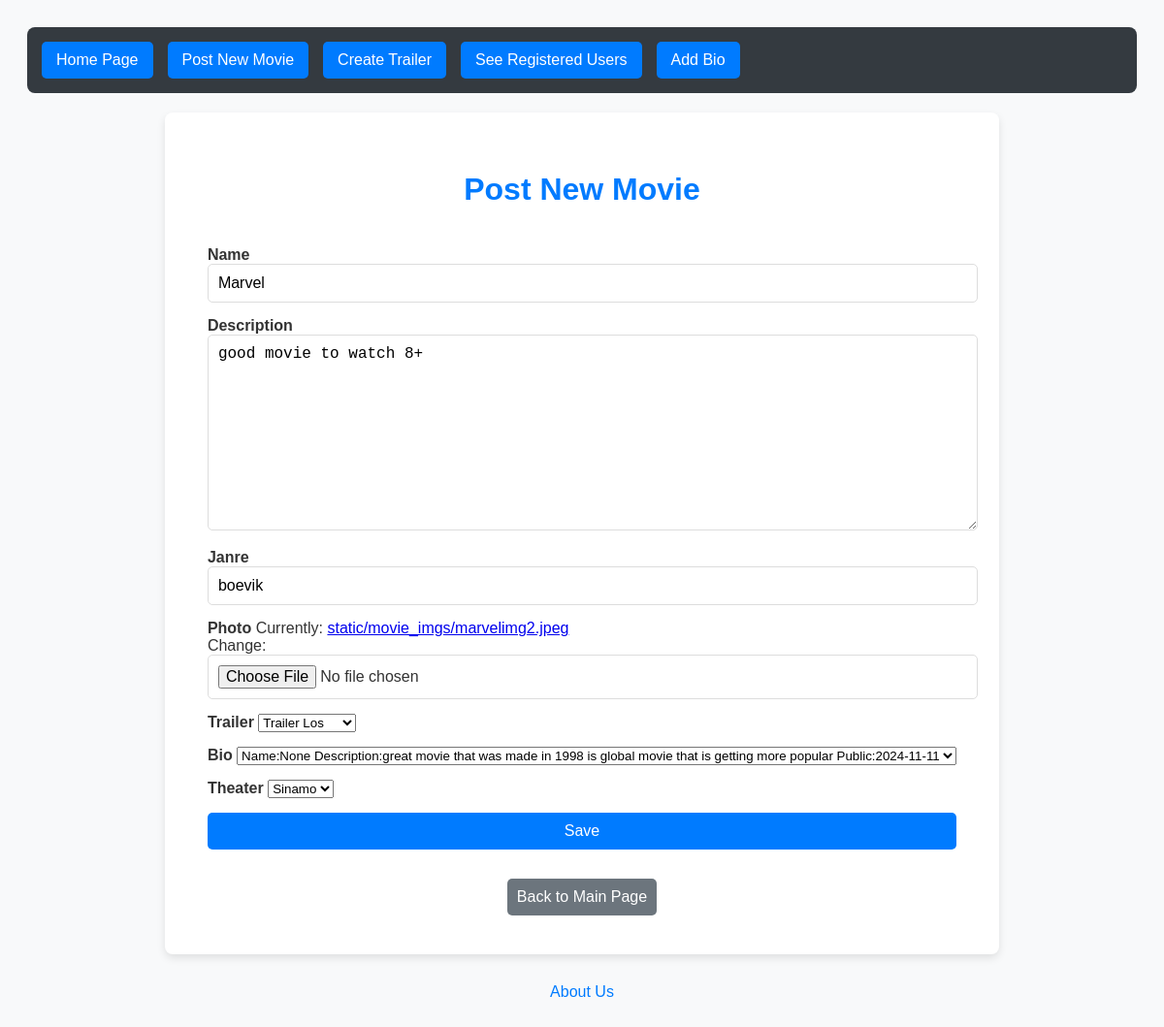
Screenshot of /editmovie/1 with the database file from the repository.
### MovieLand/models.py (models this page shows, shortened)
class Movie(models.Model):
    name = models.CharField(max_length=50)
    description = models.TextField()
    janre = models.CharField(max_length=50)
    photo = models.ImageField(upload_to='static/movie_imgs')
    trailer = models.ForeignKey("MovieLand.Trailer",on_delete=models.CASCADE)
    bio = models.ForeignKey("MovieLand.Bio",on_delete=models.CASCADE)
    theater = models.ForeignKey("MovieLand.Theater",on_delete=models.CASCADE)
    created_at = models.DateTimeField(auto_now=True)
    is_active = models.BooleanField(default=True)

### MovieLand/views.py (the view)
# urls.py: path("editmovie/<int:pk>",EditMovie.as_view(),name="Edit-Movie"),
class EditMovie(generic.UpdateView):
    model = Movie
    fields = ["name","description","janre","photo","trailer","bio","theater"]
    template_name = "MovieForm.html"
    success_url = reverse_lazy("Base-Page")

### MovieLand/models.py (called while the page is built)
    def __str__(self):
        return f"Trailer {self.name}"

    def __str__(self):
        return f"Name:{self.name} Description:{self.description} Public:{self.publication_date}"

    def __str__(self):
        return self.name

### templates/MovieForm.html (shortened to what this page needs)
{% extends "base.html" %}
{% block content %}
<div class="con">
    <h1>Post New Movie</h1>
    <form method="post" enctype="multipart/form-data">
        {% for field in form %}
        <div class="form-group">
            <label for="{{ field.id_for_label }}">{{ field.label }}</label>
            {{ field }}
        </div>
        {% endfor %}
        <button type="submit">Save</button>
    </form>
    <a href="{% url 'Base-Page' %}"><button type="button" class="back-button">Back to Main Page</button></a>
</div>
{% endblock content %}

### templates/base.html (style rules this page uses)
body { font-family: 'Arial', sans-serif; background-color: #f8f9fa; color: #333; padding: 20px; }
.con { display: flex; justify-content: center; flex-wrap: wrap; gap: 20px; }

### templates/MovieForm.html (style rules this page uses)
.con { display: flex; flex-direction: column; align-items: center; max-width: 780px; margin: 0 auto; padding: 40px; background-color: #fff; border-radius: 8px; box-shadow: 0 4px 8px rgba(0, 0, 0, 0.1); }
h1 { color: #007bff; margin-bottom: 20px; }
.form-group { margin-bottom: 15px; width: 100%; }
label { font-weight: bold; }
input[type="text"], input[type="file"], textarea { width: 100%; padding: 10px; border: 1px solid #ddd; border-radius: 5px; font-size: 16px; }
button { width: 100%; padding: 10px; background-color: #007bff; color: white; border: none; border-radius: 5px; font-size: 16px; cursor: pointer; transition: background-color 0.3s ease; }
.back-button { background-color: #6c757d; margin-top: 10px; }

### rows the page displays
Movie: form "Marvel" "good movie to watch 8+" "boevik" "Trailer Los" "Name:None Description:great movie that was made in 1998 is global movie that is getting more popular Public:2024-11-11" "Sinamo"

### other values shown
{{ field.label }} "Name" "Description" "Janre" "Photo" "Trailer" "Bio" "Theater"
